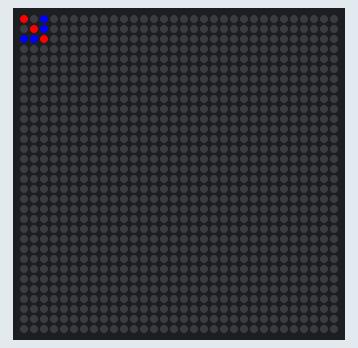
The program below on a simulated Raspberry Pi (BCM pin numbers). On the bench: 32×32 RGB LED matrix. At 3.3 s the program stops and its outputs stay as they are.

Above: at 0.16 s.
At 0.51 s:
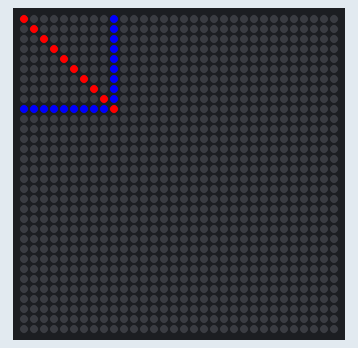
At 0.86 s:
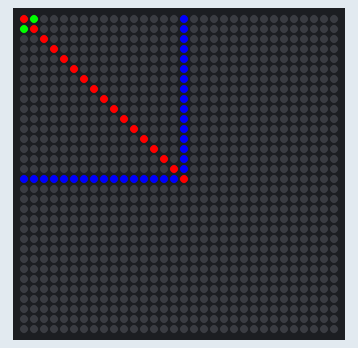
At 1.62 s:
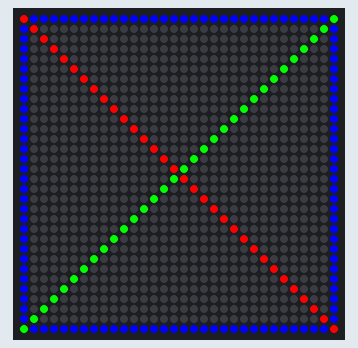
At 2.32 s:
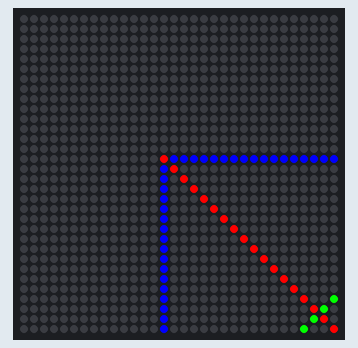
At 3.08 s:
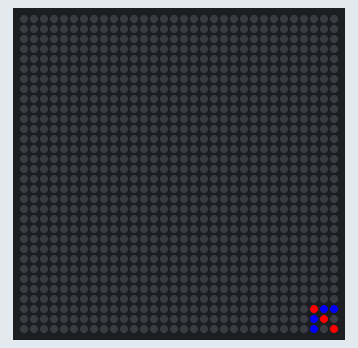

The program:

image-draw.py
```python
#!/usr/bin/env python

# (This is an example similar to an example from the Adafruit fork
#  to show the similarities. Most important difference currently is, that
#  this library wants RGB mode.)
#
# A more complex RGBMatrix example works with the Python Imaging Library,
# demonstrating a few graphics primitives and image loading.
# Note that PIL graphics do not have an immediate effect on the display --
# image is drawn into a separate buffer, which is then copied to the matrix
# using the SetImage() function (see examples below).
# Requires rgbmatrix.so present in the same directory.

# PIL Image module (create or load images) is explained here:
# http://effbot.org/imagingbook/image.htm
# PIL ImageDraw module (draw shapes to images) explained here:
# http://effbot.org/imagingbook/imagedraw.htm

from PIL import Image
from PIL import ImageDraw
import time
from rgbmatrix import RGBMatrix, RGBMatrixOptions

# Configuration for the matrix
options = RGBMatrixOptions()
options.rows = 32
options.chain_length = 1
options.parallel = 1
options.hardware_mapping = 'regular'  # If you have an Adafruit HAT: 'adafruit-hat'

matrix = RGBMatrix(options = options)

# RGB example w/graphics prims.
# Note, only "RGB" mode is supported currently.
image = Image.new("RGB", (32, 32))  # Can be larger than matrix if wanted!!
draw = ImageDraw.Draw(image)  # Declare Draw instance before prims
# Draw some shapes into image (no immediate effect on matrix)...
draw.rectangle((0, 0, 31, 31), fill=(0, 0, 0), outline=(0, 0, 255))
draw.line((0, 0, 31, 31), fill=(255, 0, 0))
draw.line((0, 31, 31, 0), fill=(0, 255, 0))

# Then scroll image across matrix...
for n in range(-32, 33):  # Start off top-left, move off bottom-right
    matrix.Clear()
    matrix.SetImage(image, n, n)
    time.sleep(0.05)

matrix.Clear()
```
